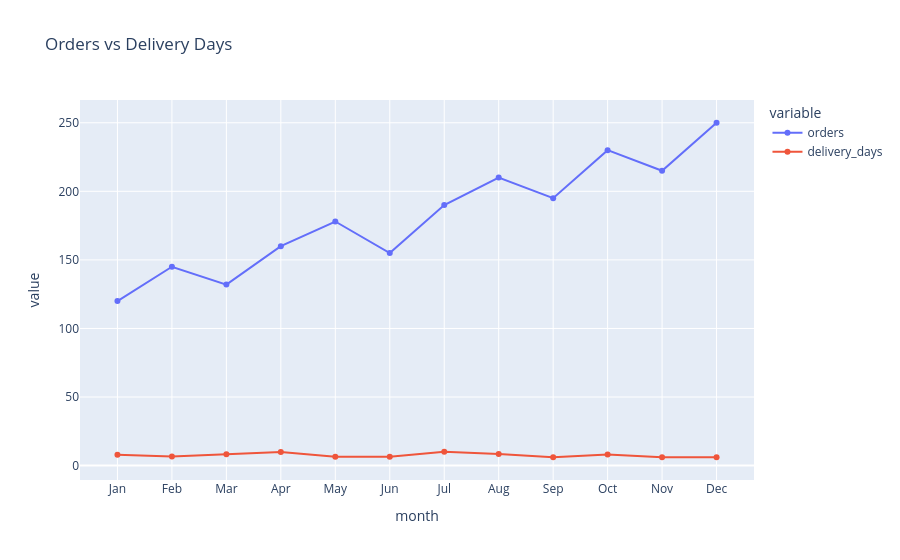

Notebook code for this chart:
### Code cell
# Multi-line chart — plot two y columns on the same chart
# This is useful when comparing two related metrics side by side

fig = px.line(
    df,
    x='month',
    y=['orders', 'delivery_days'],   # list of columns = multiple lines
    title='Orders vs Delivery Days',
    markers=True
)

fig.show()

### Figure 1 — Plotly figure (JSON) as saved in the notebook; plotly's stock layout.template omitted (floating-point values rounded to 4 significant figures)
{"data": [{"hovertemplate": "variable=orders<br>month=%{x}<br>value=%{y}<extra></extra>", "legendgroup": "orders", "line": {"color": "#636efa", "dash": "solid"}, "marker": {"symbol": "circle"}, "mode": "lines+markers", "name": "orders", "orientation": "v", "showlegend": true, "type": "scatter", "x": ["Jan", "Feb", "Mar", "Apr", "May", "Jun", "Jul", "Aug", "Sep", "Oct", "Nov", "Dec"], "xaxis": "x", "y": [120.0, 145.0, 132.0, 160.0, 178.0, 155.0, 190.0, 210.0, 195.0, 230.0, 215.0, 250.0], "yaxis": "y"}, {"hovertemplate": "variable=delivery_days<br>month=%{x}<br>value=%{y}<extra></extra>", "legendgroup": "delivery_days", "line": {"color": "#EF553B", "dash": "solid"}, "marker": {"symbol": "circle"}, "mode": "lines+markers", "name": "delivery_days", "orientation": "v", "showlegend": true, "type": "scatter", "x": ["Jan", "Feb", "Mar", "Apr", "May", "Jun", "Jul", "Aug", "Sep", "Oct", "Nov", "Dec"], "xaxis": "x", "y": [8.0, 6.7, 8.3, 10.0, 6.5, 6.5, 10.2, 8.5, 6.1, 8.1, 6.1, 6.1], "yaxis": "y"}], "layout": {"legend": {"title": {"text": "variable"}, "tracegroupgap": 0}, "title": {"text": "Orders vs Delivery Days"}, "xaxis": {"anchor": "y", "domain": [0, 1], "title": {"text": "month"}}, "yaxis": {"anchor": "x", "domain": [0, 1], "title": {"text": "value"}}}}
